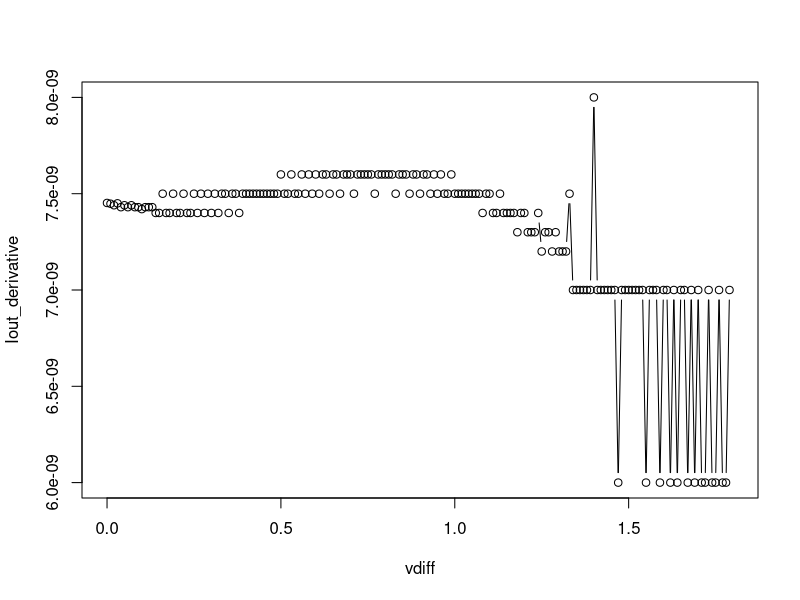

R code for this plot:
setwd("C:/Users/timer/Documents/GitHub/hspice/pwmADC/code")
input <- read.table("../OTA/output.txt", header = T, sep = "")
xval <- as.numeric(input[,1])
L <- length(input[,1])
m <- matrix(nrow = L, ncol = 1)

for (i in 1:L){
    m[i,1] = (as.numeric(input[i + 1, 2]) - as.numeric(input[i, 2]))/(as.numeric(input[i + 1, 1]) - as.numeric(input[i, 1]))
}
# Fig2 <- plot(xval, (as.numeric(input[,3])/100000))
Fig <- plot( xval, m[,1], type = "b", xlab = "vdiff", ylab = "Iout_derivative")
